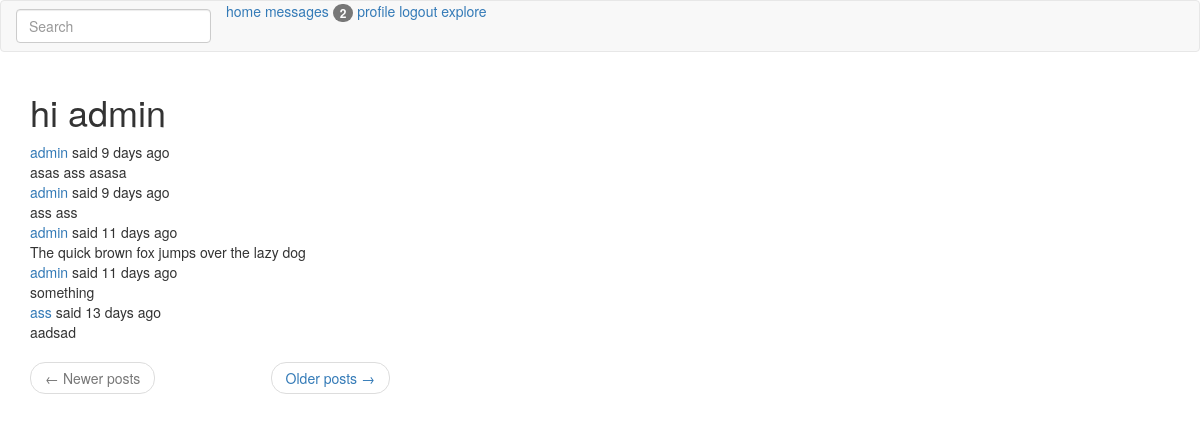
The page /explore (signed in) on the database its author committed.
### app/main/models.py (models this page shows, shortened)
class PaginatedAPIMixin(object):
	@staticmethod
	def to_colllection_dict(query, page, per_page, endpoint, **kwargs):
		resources = query.paginate(page, per_page, False)
		data = {
			'items': [item.to_dict() for item in resources.items],
			'_meta': {
				'page': page,
				'per_page': per_page,
				'total_pages': resources.pages,
				'total_items': resources.total
			},
			'_links': {
				'self': url_for(endpoint, page=page, per_page=per_page, **kwargs),
				'next': url_for(endpoint, page=page+1, per_page=per_page, **kwargs) if resources.has_next else None,
				'prev': url_for(endpoint, page=page-1, per_page=per_page, **kwargs) if resources.has_prev else None
			}
		}
		return data

class User(PaginatedAPIMixin, UserMixin, db.Model):
	id = db.Column(db.Integer, primary_key=True)
	username = db.Column(db.String(64), index=True, unique=True)
	email = db.Column(db.String(120), index=True, unique=True)
	password_hash = db.Column(db.String(128))
	posts = db.relationship('Post', backref='author', lazy='dynamic')
	about_me = db.Column(db.String(140))
	last_seen = db.Column(db.DateTime, default=datetime.utcnow)
	messages_sent = db.relationship('Message',
		foreign_keys='Message.sender_id',
		backref='author', lazy='dynamic')
	messages_received = db.relationship('Message',
		foreign_keys='Message.recipient_id',
		backref='recipient', lazy='dynamic')
	last_message_read_time = db.Column(db.DateTime)
	followed = db.relationship(
		'User',
		secondary = followers,
		primaryjoin = (followers.c.follower_id == id),
		secondaryjoin = (followers.c.followed_id == id),
		backref = db.backref('followers', lazy='dynamic'),
		lazy = 'dynamic'
	)
	notifications = db.relationship('Notification', backref='user', lazy='dynamic')
	@login.user_loader
	def load_user(id):
		return User.query.get(int(id))
	def new_messages(self):
		last_read_time = self.last_message_read_time or datetime(1900, 1, 1)
		return Message.query.filter_by(recipient=self).filter(
			Message.timestamp > last_read_time).count()

class SearchableMixin(object):
	@classmethod
	def before_commit(cls, session):
		session._changes = {
			'add': list(session.new),
			'update': list(session.dirty),
			'delete': list(session.deleted)
		}
	@classmethod
	def after_commit(cls, session):
		for obj in session._changes['add']:
			if isinstance(obj, SearchableMixin):
				add_to_index(obj.__tablename__, obj)
		for obj in session._changes['update']:
			if isinstance(obj, SearchableMixin):
				add_to_index(obj.__tablename__, obj)
		for obj in session._changes['delete']:
			if isinstance(obj, SearchableMixin):
				remove_from_index(obj.__tablename__, obj)

class Post(SearchableMixin, db.Model):
	__searchable__ = ['body']
	id = db.Column(db.Integer, primary_key=True)
	body = db.Column(db.String(140))
	timestamp = db.Column(db.DateTime, index=True, default=datetime.utcnow)
	user_id = db.Column(db.Integer, db.ForeignKey('user.id'))
	language = db.Column(db.String(5))

### app/main/routes.py (the view)
@bp.route('/explore')
@login_required
def explore():
	page = request.args.get('page', 1, type=int)
	posts = Post.query.order_by(Post.timestamp.desc()).paginate(
		page, current_app.config['POSTS_PER_PAGE'], False)
	next_url = url_for('main.explore', page=posts.next_num) \
		if posts.has_next else None
	prev_url = url_for('main.explore', page=posts.prev_num) \
		if posts.has_prev else None
	return render_template('index.html', title='Explore', posts=posts.items,
						   next_url=next_url,
						   prev_url=prev_url)

### app/main/forms.py
class SearchForm(FlaskForm):
	q = StringField(_l('Search'), validators=[DataRequired()])
	def __init__(self, *args, **kwargs):
		if 'formdata' not in kwargs:
			kwargs['formdata'] = request.args
		if 'csrf_enabled' not in kwargs:
			kwargs['csrf_enabled'] = False
		super(SearchForm, self).__init__(*args, **kwargs)

### app/main/routes.py (called while the page is built)
@bp.before_request
def before_request():
	if current_user.is_authenticated:
		current_user.last_seen = datetime.utcnow()
		db.session.commit()
		g.search_form = SearchForm()
	g.locale = str(get_locale())

### app/templates/index.html (shortened to what this page needs)
{% extends "base.html" %}
{% import "bootstrap/wtf.html" as wtf %}|
{% block app_content %}
	<h1>{{ _('hi %(username)s', username=current_user.username) }}</h1>
	<div class="row">
		<div class="col-md-4">
			{% for post in posts %}
				{% include '_post.html' %}
			{% endfor %}
		</div>
	</div>
	<div class="row">
		<div class="col-md-4">
			<nav aria-label="...">
				<ul class="pager">
					<li class="previous{% if not prev_url %} disabled{% endif %}">
						<a href="{{ prev_url or '#' }}">
							<span aria-hidden="true">&larr;</span> {{ _('Newer posts') }}
						</a>
					</li>
					<li class="next{% if not next_url %} disabled{% endif %}">
						<a href="{{ next_url or '#' }}">
							{{ _('Older posts') }} <span aria-hidden="true">&rarr;</span>
						</a>
					</li>
				</ul>
			</nav>
		</div>
	</div>
{% endblock %}

### app/templates/_post.html (shortened to what this page needs)
<table>
	<tr>
		<td>
		{{ _('%(username)s said %(when)s', username=user_link, when=moment(post.timestamp).fromNow()) }}
		<br>
		<span id="post{{ post.id }}">{{ post.body }}</span>
		</td>
	</tr>
</table>

### rows shown on the page
Post: body "asas ass asasa"
Post: body "ass ass"
Post: body "The quick brown fox jumps over the lazy dog"
Post: body "something"
Post: body "aadsad"

### other values the page prints
{{ new_messages }} "2"
